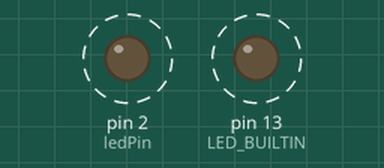
Recording of a sketch running on a simulated Arduino Uno, built with avr-gcc and run on an emulated ATmega328P. On the bench: output pins drawn as LEDs (lit = HIGH). Dashed ring = blinking.

Above: at 0.5 s.
Timing chart, 0 to 4.6 s (numbered marks = the images above):
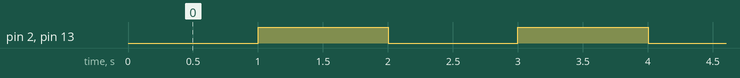

Measured:
- by itself, pin 2 (ledPin), pin 13 (LED_BUILTIN): alternates HIGH for 1.0 s and LOW for 1.0 s

The sketch:

180517_BlinkWithoutDelay.ino
```cpp
/*
 * 以下是針對各型態的變數在Arduino裡的位元數說明
int:
https://www.arduino.cc/reference/en/language/variables/data-types/int/
long:
https://www.arduino.cc/reference/en/language/variables/data-types/long/
unsigned int:
https://www.arduino.cc/reference/en/language/variables/data-types/unsignedint/
unsigned long:
https://www.arduino.cc/reference/en/language/variables/data-types/unsignedlong/
*/
const int ledPin=2;//外接LED Pin腳
const long timerDelay = 1000;//每1000ms改變LED狀態
int ledState = LOW;//儲存LED目前狀態
unsigned long previousTime = 0;//用來保存前一次LED狀態更新的時刻點
//使用long是為了儲存比int長的整數
//對Arduino來講long可儲存(-2^31-1 ~ 2^31-1) int為(-2^15-1 ~ 2^15-1)

void setup() {
  pinMode(ledPin,OUTPUT);
  pinMode(LED_BUILTIN,OUTPUT);//內建LED
  digitalWrite(ledPin,LOW);
  digitalWrite(LED_BUILTIN,LOW);
}
void loop() {
  unsigned long currentTime = millis();
  digitalWrite(ledPin,ledState);
  digitalWrite(LED_BUILTIN,ledState);
  if(currentTime - previousTime >= timerDelay){
    if(ledState == LOW){
      ledState = HIGH;
    }//轉換LED狀態
    else ledState = LOW;
    //轉換LED狀態
    previousTime = currentTime;
  }
}
```
